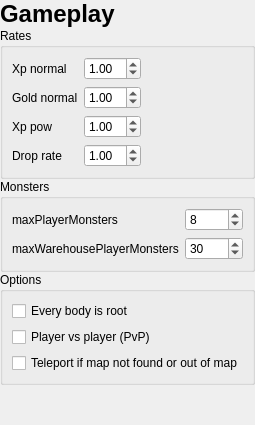
      <widget class="QWidget" name="pageGameplay">
       <layout class="QVBoxLayout" name="gameplayLayout">
        <property name="spacing">
         <number>0</number>
        </property>
        <property name="leftMargin">
         <number>0</number>
        </property>
        <property name="topMargin">
         <number>0</number>
        </property>
        <property name="rightMargin">
         <number>0</number>
        </property>
        <property name="bottomMargin">
         <number>0</number>
        </property>
        <item>
         <widget class="QLabel" name="gameplayTitle">
          <property name="font">
           <font>
            <pointsize>18</pointsize>
            <bold>true</bold>
           </font>
          </property>
          <property name="text">
           <string>Gameplay</string>
          </property>
         </widget>
        </item>
        <item>
         <widget class="QGroupBox" name="ratesGroup">
          <property name="title">
           <string>Rates</string>
          </property>
          <layout class="QFormLayout" name="ratesForm">
           <property name="fieldGrowthPolicy">
            <enum>QFormLayout::FieldGrowthPolicy::ExpandingFieldsGrow</enum>
           </property>
           <item row="0" column="0">
            <widget class="QLabel" name="labelXpNormal">
             <property name="text">
              <string>Xp normal</string>
             </property>
            </widget>
           </item>
           <item row="0" column="1">
            <widget class="QDoubleSpinBox" name="ratesXpNormal">
             <property name="singleStep">
              <double>0.100000000000000</double>
             </property>
             <property name="value">
              <double>1.000000000000000</double>
             </property>
            </widget>
           </item>
           <item row="1" column="0">
            <widget class="QLabel" name="labelGoldNormal">
             <property name="text">
              <string>Gold normal</string>
             </property>
            </widget>
           </item>
           <item row="1" column="1">
            <widget class="QDoubleSpinBox" name="ratesGoldNormal">
             <property name="value">
              <double>1.000000000000000</double>
             </property>
            </widget>
           </item>
           <item row="2" column="0">
            <widget class="QLabel" name="labelXpPow">
             <property name="text">
              <string>Xp pow</string>
             </property>
            </widget>
           </item>
           <item row="2" column="1">
            <widget class="QDoubleSpinBox" name="ratesXpPow">
             <property name="value">
              <double>1.000000000000000</double>
             </property>
            </widget>
           </item>
           <item row="3" column="0">
            <widget class="QLabel" name="labelDropRate">
             <property name="text">
              <string>Drop rate</string>
             </property>
            </widget>
           </item>
           <item row="3" column="1">
            <widget class="QDoubleSpinBox" name="ratesDrop">
             <property name="value">
              <double>1.000000000000000</double>
             </property>
            </widget>
           </item>
          </layout>
         </widget>
        </item>
        <item>
         <widget class="QGroupBox" name="monstersGroup">
          <property name="title">
           <string>Monsters</string>
          </property>
          <layout class="QFormLayout" name="monstersForm">
           <item row="0" column="0">
            <widget class="QLabel" name="labelMaxPlayerMonsters">
             <property name="text">
              <string>maxPlayerMonsters</string>
             </property>
            </widget>
           </item>
           <item row="0" column="1">
            <widget class="QSpinBox" name="maxPlayerMonsters">
             <property name="maximum">
              <number>255</number>
             </property>
             <property name="value">
              <number>8</number>
             </property>
            </widget>
           </item>
           <item row="1" column="0">
            <widget class="QLabel" name="labelMaxWarehouseMonsters">
             <property name="text">
              <string>maxWarehousePlayerMonsters</string>
             </property>
            </widget>
           </item>
           <item row="1" column="1">
            <widget class="QSpinBox" name="maxWarehousePlayerMonsters">
             <property name="maximum">
              <number>255</number>
             </property>
             <property name="value">
              <number>30</number>
             </property>
            </widget>
           </item>
          </layout>
         </widget>
        </item>
        <item>
         <widget class="QGroupBox" name="gameplayOptionsGroup">
          <property name="title">
           <string>Options</string>
          </property>
          <layout class="QVBoxLayout" name="gameplayOptionsLayout">
           <item>
            <widget class="QCheckBox" name="everyBodyIsRoot">
             <property name="text">
              <string>Every body is root</string>
             </property>
            </widget>
           </item>
           <item>
            <widget class="QCheckBox" name="pvp">
             <property name="text">
              <string>Player vs player (PvP)</string>
             </property>
            </widget>
           </item>
           <item>
            <widget class="QCheckBox" name="teleportIfMapNotFound">
             <property name="text">
              <string>Teleport if map not found or out of map</string>
             </property>
            </widget>
           </item>
          </layout>
         </widget>
        </item>
        <item>
         <spacer name="gameplaySpacer">
          <property name="orientation">
           <enum>Qt::Orientation::Vertical</enum>
          </property>
          <property name="sizeHint" stdset="0">
           <size>
            <width>20</width>
            <height>40</height>
           </size>
          </property>
         </spacer>
        </item>
       </layout>
      </widget>
